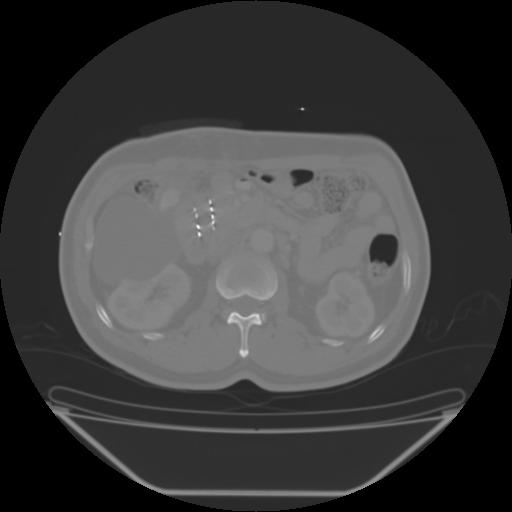
#> input picture Test_Img/4.jpg, 512 x 512 px, found by its file name
$ python sato.py
#> lines starting #> are read from the running program, lines starting #| are printed output that depends on the picture
# 使用Sato分辨率过滤器过滤图像。
#
# 该过滤器可用于检测连续的脊，例如 管，皱纹，河流。 它可用于计算包含此类对象的整个图像的比例。

from skimage.filters import sato
from skimage import io, img_as_float
from skimage.morphology import disk
from skimage.color import rgb2gray

image = io.imread('/home/qiao/PythonProjects/Scikit-image_On_CT/Test_Img/4.jpg')
#> image is the input picture: shape (512, 512); min 0, max 254, mean 60.5
# image = rgb2gray(image)
io.imshow(image)
io.show()

md = sato(image)
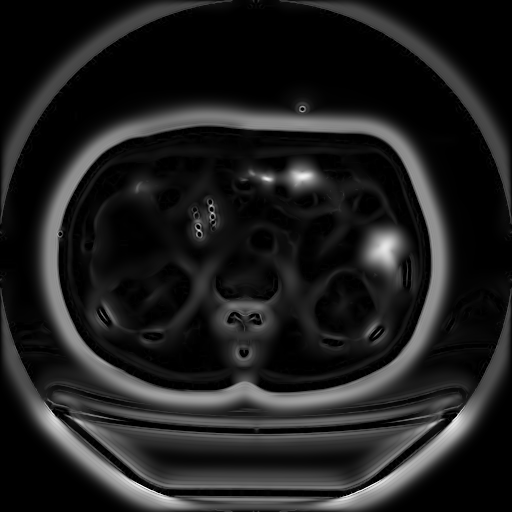
#> md: shape (512, 512) float64; min 0, max 32.95, mean 4; drawn with min black and max white
io.imshow(md)
io.show()

$ run again, with Test_Img/10.jpg copied over Test_Img/4.jpg
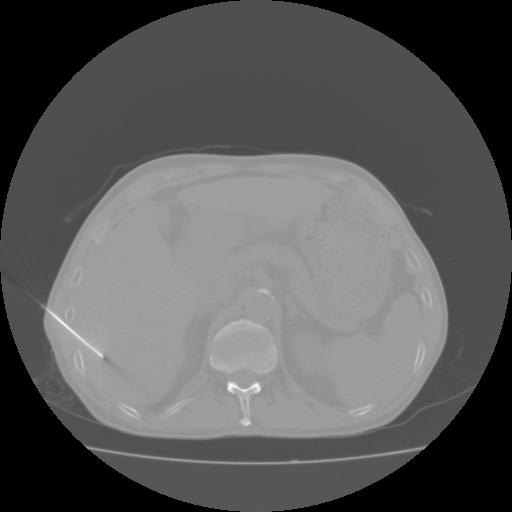
#> input picture Test_Img/10.jpg, 512 x 512 px, found by its file name
#> image is the input picture: shape (512, 512); min 0, max 254, mean 90.7
#> `md = sato(image)`:
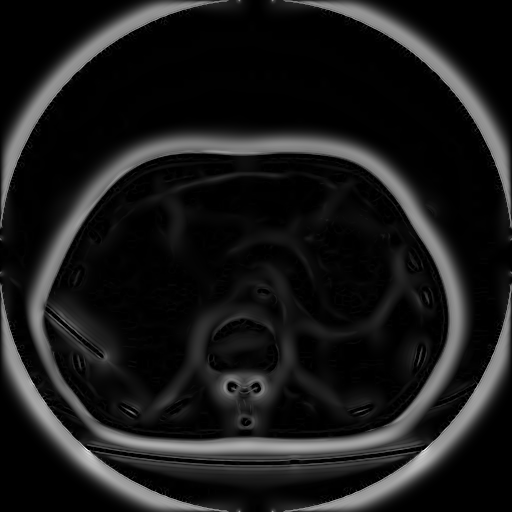
#> md: shape (512, 512) float64; min 0, max 32.39, mean 3.4; drawn with min black and max white

$ run again, with Test_Img/41.jpg copied over Test_Img/4.jpg
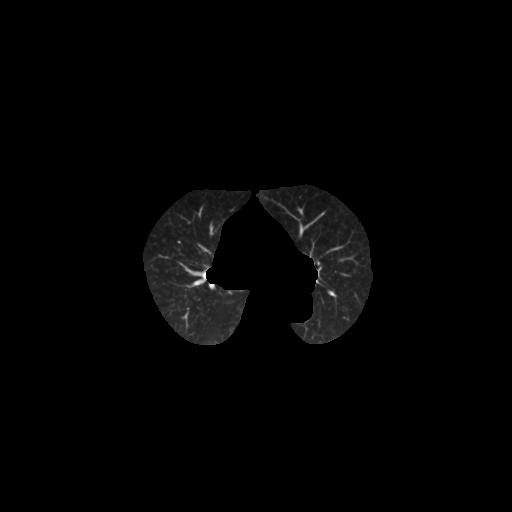
#> input picture Test_Img/41.jpg, 512 x 512 px, found by its file name
#> image is the input picture: shape (512, 512); min 0, max 255, mean 3.5
#> `md = sato(image)`:
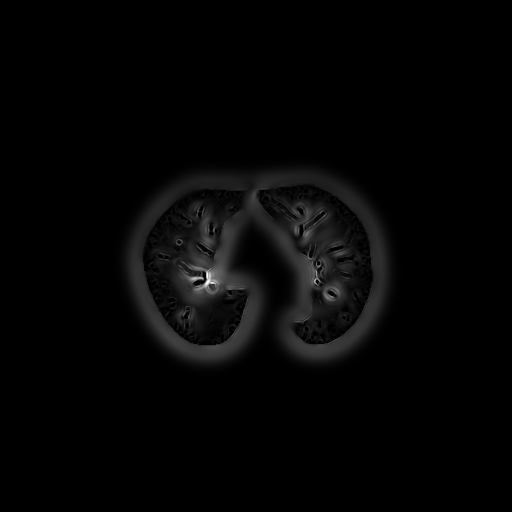
#> md: shape (512, 512) float64; min 0, max 51.56, mean 1; drawn with min black and max white
